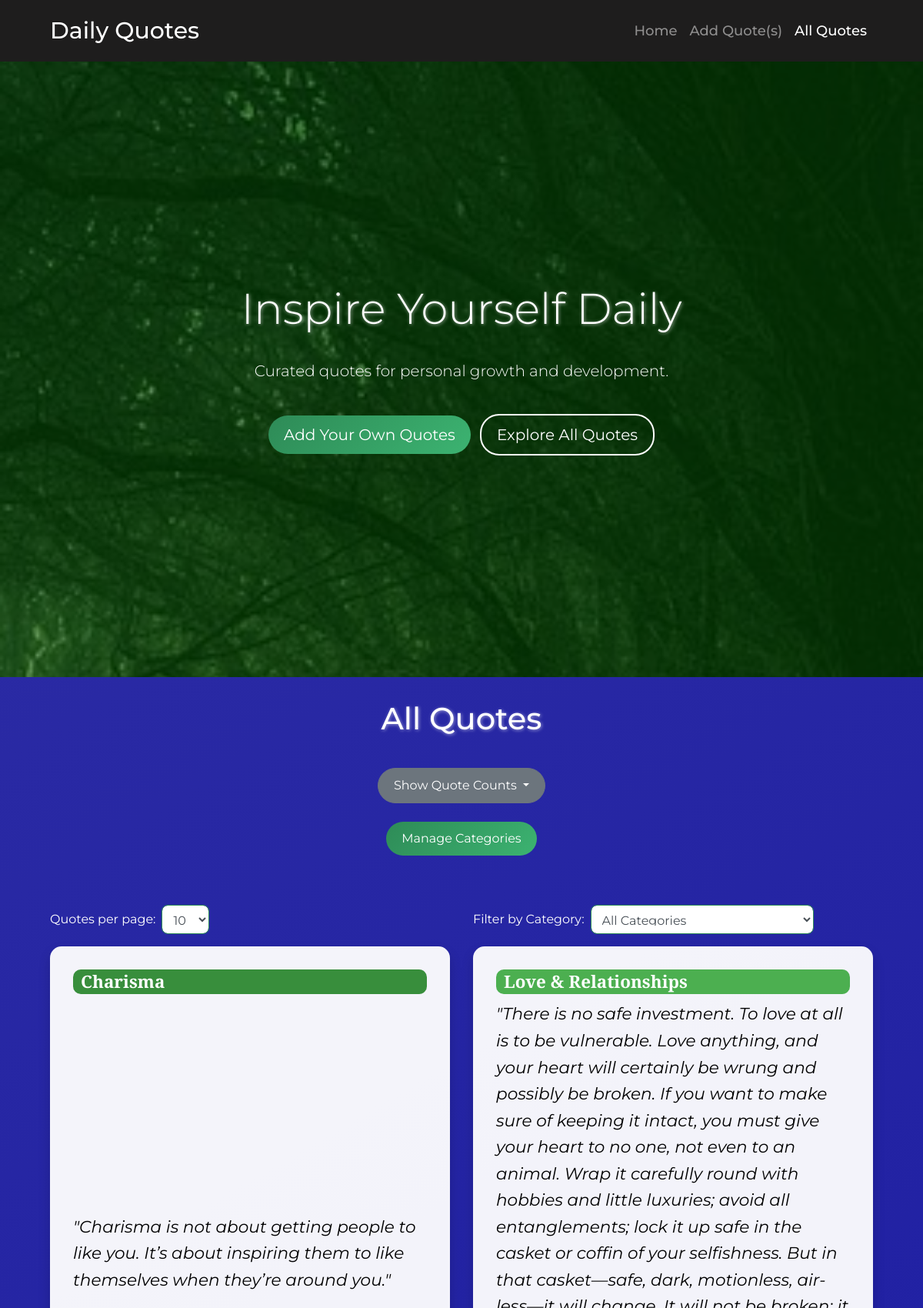
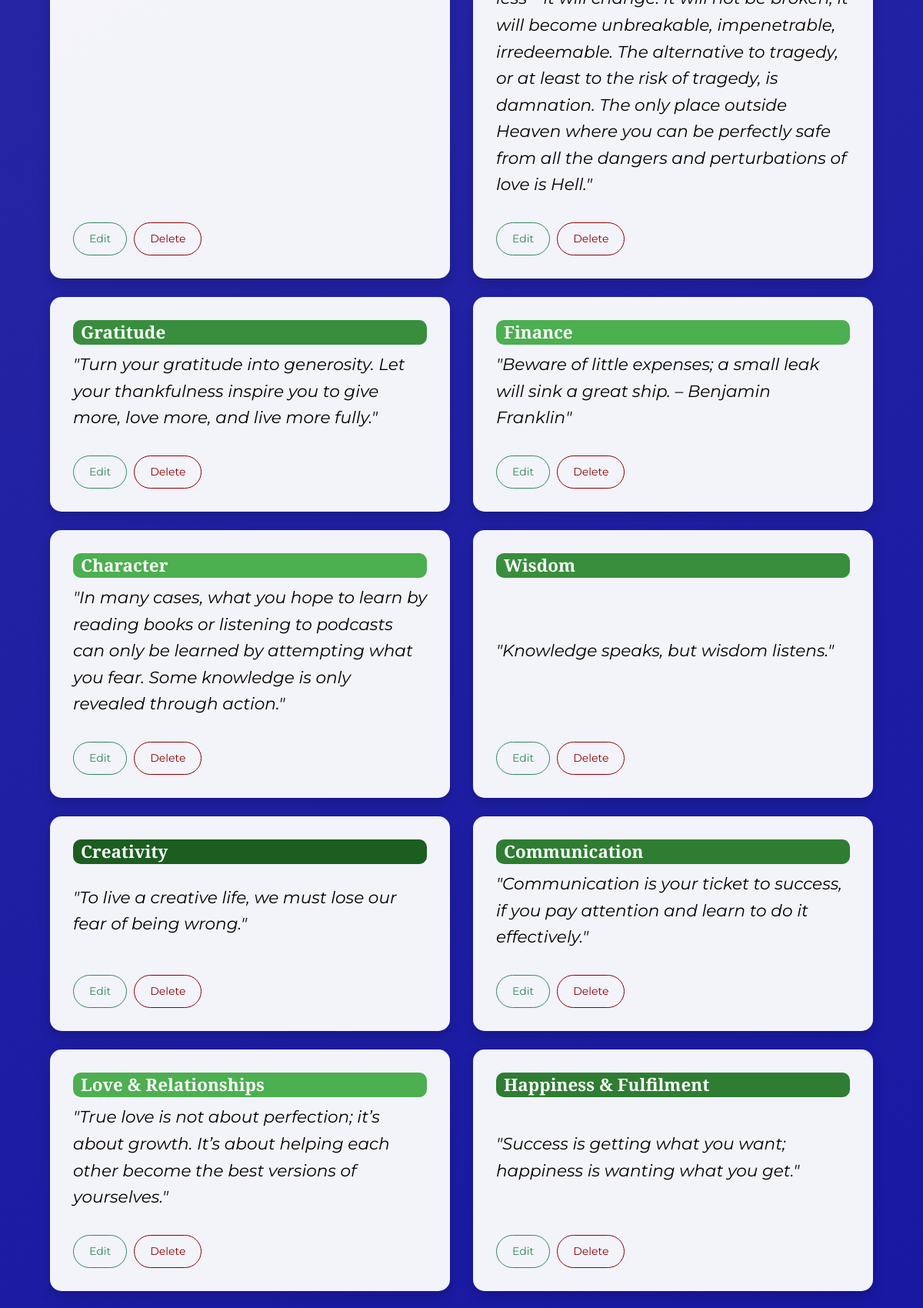
Screenshot of /all_quotes (upper part) with the database file from the repository (2 pictures, top to bottom).
### tables this page shows
CREATE TABLE quotes (
            id INTEGER PRIMARY KEY AUTOINCREMENT,
            text TEXT NOT NULL
        , category TEXT NOT NULL DEFAULT 'Uncategorized');

### app.py (the view)
@app.route('/all_quotes')
def all_quotes():
    per_page = request.args.get('per_page', 10, type=int)
    page = request.args.get('page', 1, type=int)
    category_filter = request.args.get('category', '', type=str)
    conn = get_db_connection()
    categories = [row['name'] for row in conn.execute('SELECT name FROM categories').fetchall()]
    if category_filter and category_filter in categories:
        total_quotes = conn.execute('SELECT COUNT(*) FROM quotes WHERE category = ?', (category_filter,)).fetchone()[0]
        quotes = conn.execute(
            'SELECT * FROM quotes WHERE category = ? ORDER BY RANDOM() LIMIT ? OFFSET ?',
            (category_filter, per_page, (page - 1) * per_page)
        ).fetchall()
        total_pages = (total_quotes + per_page - 1) // per_page
    else:
        total_quotes = conn.execute('SELECT COUNT(*) FROM quotes').fetchone()[0]
        quotes = conn.execute('SELECT * FROM quotes ORDER BY RANDOM() LIMIT ? OFFSET ?', (per_page, (page - 1) * per_page)).fetchall()
        total_pages = (total_quotes + per_page - 1) // per_page
    pages_to_show = []
    if total_pages <= 5:
        pages_to_show = list(range(1, total_pages + 1))
    else:
        pages_to_show = []
        pages_to_show.append(1)
        if page > 3:
            pages_to_show.append('...')
        if page <= 3:
            pages_to_show.extend([2, 3, 4])
        elif page >= total_pages - 2:
            pages_to_show.extend([total_pages - 3, total_pages - 2, total_pages - 1])
        else:
            pages_to_show.extend([page - 1, page, page + 1])
        if page < total_pages - 2:
            pages_to_show.append('...')
        pages_to_show.append(total_pages)
    pages_to_show = [x for i, x in enumerate(pages_to_show) if x not in pages_to_show[:i]]
    conn.close()
    shades_of_green = [
        "#66bb6a",  # Medium green
        "#4caf50",  # Slightly darker green
        "#388e3c",  # Dark green
        "#2e7d32",  # Darker green
        "#1b5e20",  # Very dark green
        "#000000"   # Black
    ]
    return render_template(
        'all_quotes.html',
        quotes=quotes,
        page=page,
        per_page=per_page,
        total_pages=total_pages,
        categories=categories,
        category_filter=category_filter,
        shades_of_green=shades_of_green,
        pages_to_show=pages_to_show
    )

### app.py (called while the page is built)
def get_db_connection():
    conn = sqlite3.connect('quotes.db')
    conn.row_factory = sqlite3.Row
    return conn

@app.context_processor
def inject_current_year():
    return {'current_year': datetime.utcnow().year}

### templates/all_quotes.html (shortened to what this page needs)
{% extends 'base.html' %}
{% block content %}
<div class="all-quotes-container">
    <h1 class="my-4 text-center">All Quotes</h1>
        <div class="text-center my-3 mb-5">
            <div class="dropdown">
                <button id="toggleCountsBtn" class="btn btn-secondary dropdown-toggle mt-3 mb-4" type="button" data-toggle="dropdown" aria-haspopup="true" aria-expanded="false">
                    Show Quote Counts
                </button>
            </div>
            <a href="{{ url_for('manage_categories') }}" class="btn btn-primary mb-3">Manage Categories</a>
        </div>
        <div class="row mb-3">
        <div class="col-md-6">
            <form method="get" action="{{ url_for('all_quotes') }}" class="form-inline">
                <label for="per_page" class="mr-2">Quotes per page:</label>
                <select name="per_page" id="per_page" class="form-control mr-2" onchange="this.form.submit()">
                    <option value="10" {% if per_page == 10 %}selected{% endif %}>10</option>
                </select>
            </form>
        </div>
        <div class="col-md-6 text-right">
            <form method="get" action="{{ url_for('all_quotes') }}" class="form-inline">
                <label for="category_filter" class="mr-2">Filter by Category:</label>
                <select name="category" id="category_filter" class="form-control mr-2" onchange="this.form.submit()">
                    <option value="">All Categories</option>
                </select>
            </form>
        </div>
    </div>
    <div class="row">
        {% for quote in quotes %}
        {% set category_index = categories.index(quote['category']) if quote['category'] in categories else 0 %}            {% set color = shades_of_green[category_index % shades_of_green|length] %}
            {% set is_dark = (color == '#000000' or color == '#1b5e20') %}
            <div class="col-md-6 mb-4">
                <div class="card h-100">
                    <div class="card-body">
                        <span class="badge mb-2 category-badge {% if is_dark %}dark-background{% endif %}" style="background-color: {{ color }};">
                            {{ quote['category'] }}
                        </span>
                        <p class="card-text">"{{ quote['text'] }}"</p>
                        <div class="quote-actions mt-3">
                            <a href="{{ url_for('edit_quote', id=quote['id']) }}" class="btn btn-sm btn-outline-primary">Edit</a>
                            <form action="{{ url_for('delete_quote', id=quote['id']) }}" method="post" style="display:inline;" onsubmit="return confirmDelete();">
                                <button type="submit" class="btn btn-sm btn-outline-danger">Delete</button>
                            </form>
                        </div>
                    </div>
                </div>
            </div>
        {% endfor %}
    </div>
</div>
{% endblock %}

### static/styles.css (style rules this page uses)
body { margin: 0; padding: 0; font-family: 'Montserrat', sans-serif; color: #1f1616; overflow-x: hidden; font-size: 16px; line-height: 1.6; background: #000000; transition: all 0.3s ease; }
h1 { margin-bottom: 30px; text-shadow: 1px 1px 4px rgba(255, 255, 255, 0.5); font-size: 2.5em; margin-bottom: 30px; color: #ffffff; }
body::before { content: ''; position: fixed; top: 0; left: -50%; width: 200%; height: 100%; background: linear-gradient(-30deg, #1111e9, #000079, #1111e9, #4545ea); background-size: 400% 400%; animation: gradientAnimation 5s ease infinite; z-index: -1; opacity: 0.7; }
.card { background-color: rgba(255, 255, 255, 0.95); border: 3px; border-radius: 15px; box-shadow: 0 8px 16px rgba(0, 0, 0, 0.15); transition: transform 0.3s ease, box-shadow 0.3s ease; display: flex; flex: 1; flex-direction: column; height: 100%; justify-content: space-between; opacity: 1; transition: opacity 0.5s ease-in; }
.card .card-text { font-size: 1.35rem; line-height: 1.6; font-style: italic; color: #000000; font-family: 'Montserrat', sans-serif; }
.card-body { display: flex; flex-direction: column; justify-content: space-between; height: 100%; padding: 30px; }
.card .badge { font-size: 1.4rem; padding: 5px 10px; background-color: #2e8b57; color: #fff; border-radius: 10px; display: inline-block; text-align: left; font-family: 'Playfair Display', serif; }
.card .btn-outline-primary { color: #2e8b57; border-color: #2e8b57; margin-right: 5px; transition: background-color 0.3s, color 0.3s; }
.card .btn-outline-danger { color: #8b0000; border-color: #8b0000; transition: background-color 0.3s, color 0.3s; }
.category-badge, .quote-text { opacity: 1; transition: opacity 0.5s ease-in; font-family: 'Montserrat', sans-serif; }
.btn { border-radius: 25px; padding: 10px 20px; transition: background-color 0.3s, transform 0.3s; }
.btn-primary { background: linear-gradient(135deg, #2e8b57, #3cb371); border: none; color: #fff; transition: transform 0.3s ease, box-shadow 0.3s ease; }
.form-control { border-radius: 8px; padding: 10px; border: 1px solid #2e8b57; }
a { color: #2e8b57; text-decoration: none; transition: color 0.3s; }
.all-quotes-container label { color: white; }

### rows the page displays
quotes: category "Charisma", text "Charisma is not about getting people to like you. It’s about inspiring them to like themselves when they’re around you."
quotes: category "Love & Relationships", text "There is no safe investment. To love at all is to be vulnerable. Love anything, and your heart will certainly be wrung and possibly be broken. If you want to make sure of keeping it intact, you must give your heart to no one, not even to an animal. Wrap it carefully round with hobbies and little luxuries; avoid all entanglements; lock it up safe in the casket or coffin of your selfishness. But in that casket—safe, dark, motionless, air-less—it will change. It will not be broken; it will become unbreakable, impenetrable, irredeemable. The alternative to tragedy, or at least to the risk of tragedy, is damnation. The only place outside Heaven where you can be perfectly safe from all the…"
quotes: category "Gratitude", text "Turn your gratitude into generosity. Let your thankfulness inspire you to give more, love more, and live more fully."
quotes: category "Finance", text "Beware of little expenses; a small leak will sink a great ship. – Benjamin Franklin"
quotes: category "Character", text "In many cases, what you hope to learn by reading books or listening to podcasts can only be learned by attempting what you fear. Some knowledge is only revealed through action."
quotes: category "Wisdom", text "Knowledge speaks, but wisdom listens."
quotes: category "Creativity", text "To live a creative life, we must lose our fear of being wrong."
quotes: category "Communication", text "Communication is your ticket to success, if you pay attention and learn to do it effectively."
quotes: category "Love & Relationships", text "True love is not about perfection; it’s about growth. It’s about helping each other become the best versions of yourselves."
quotes: category "Happiness & Fulfilment", text "Success is getting what you want; happiness is wanting what you get."
